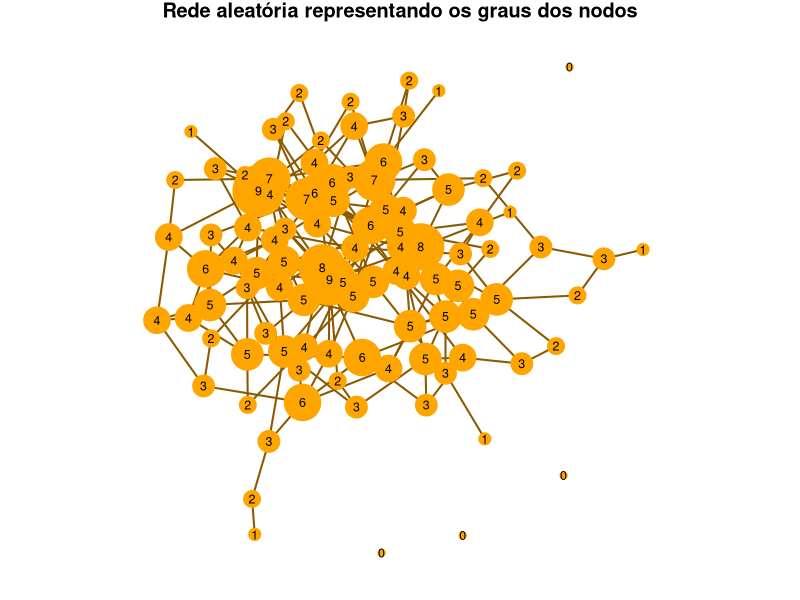
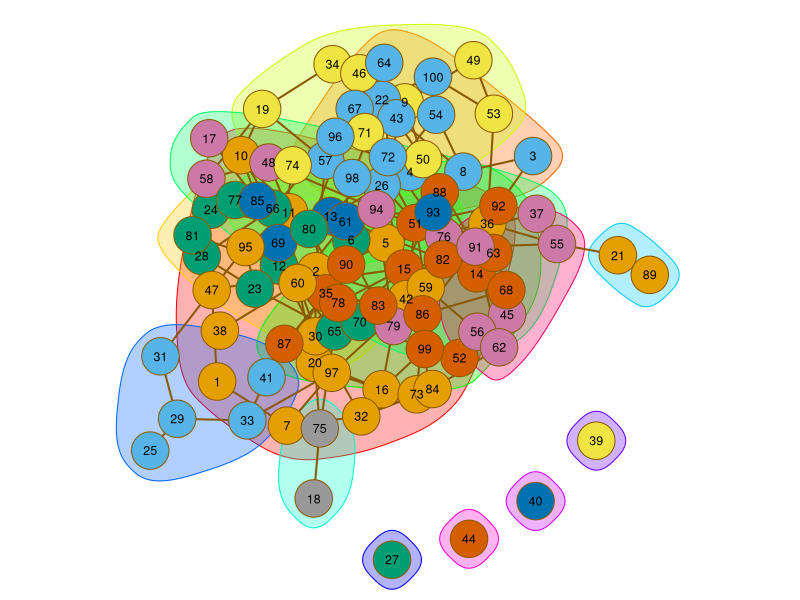
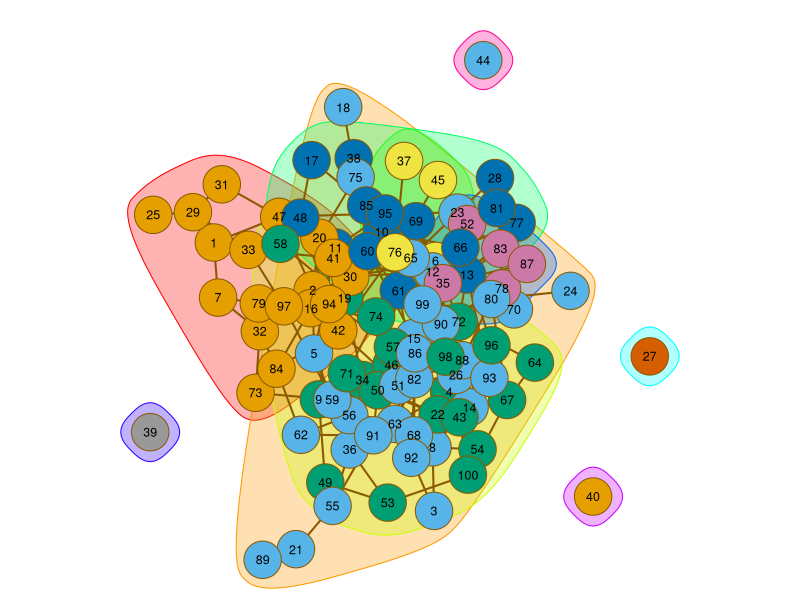
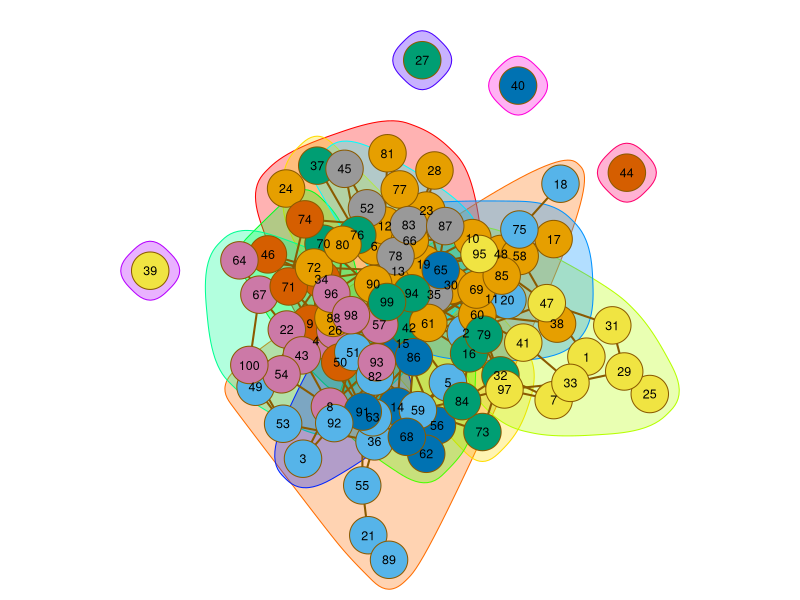
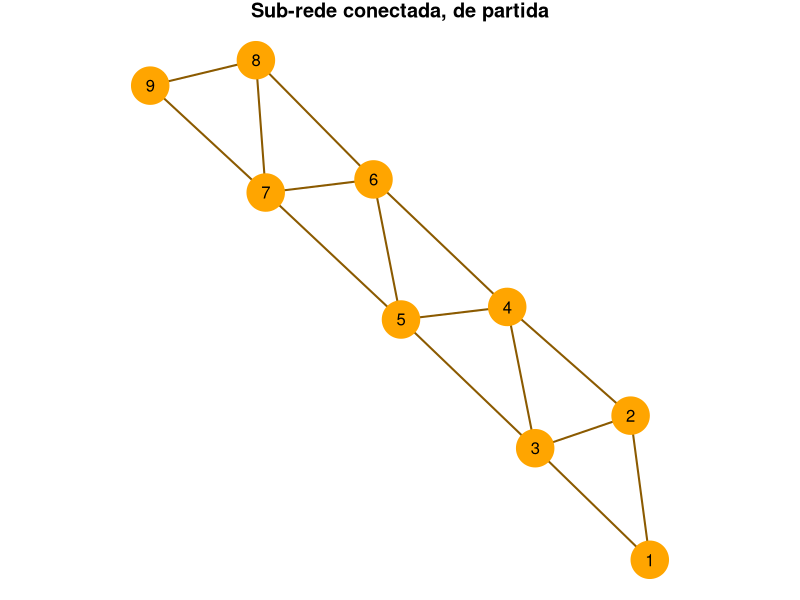
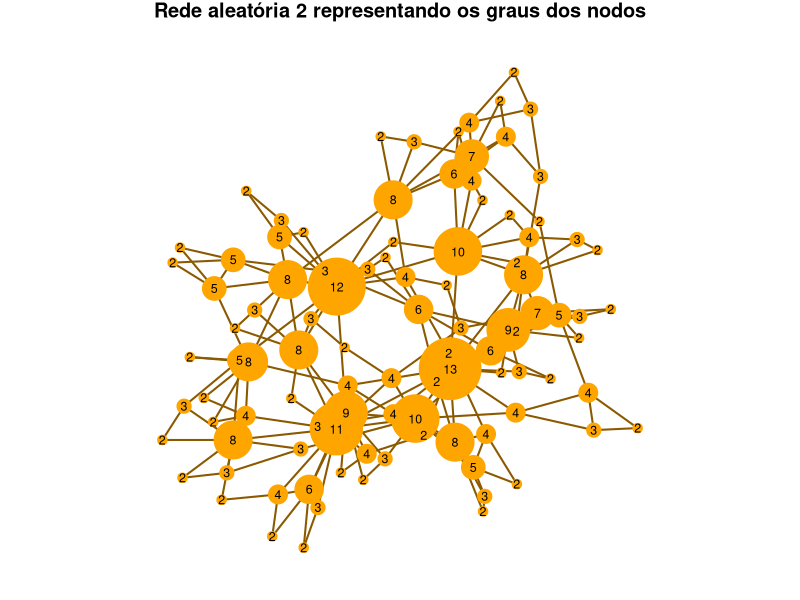
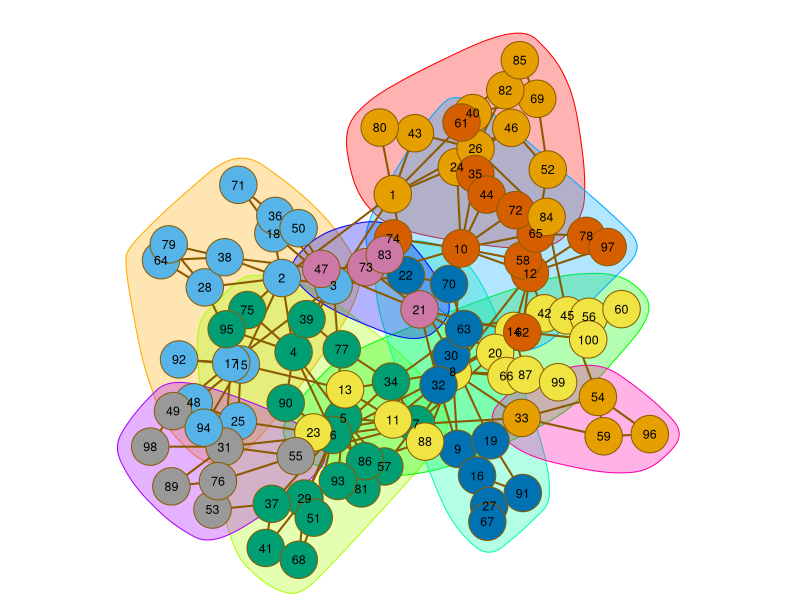
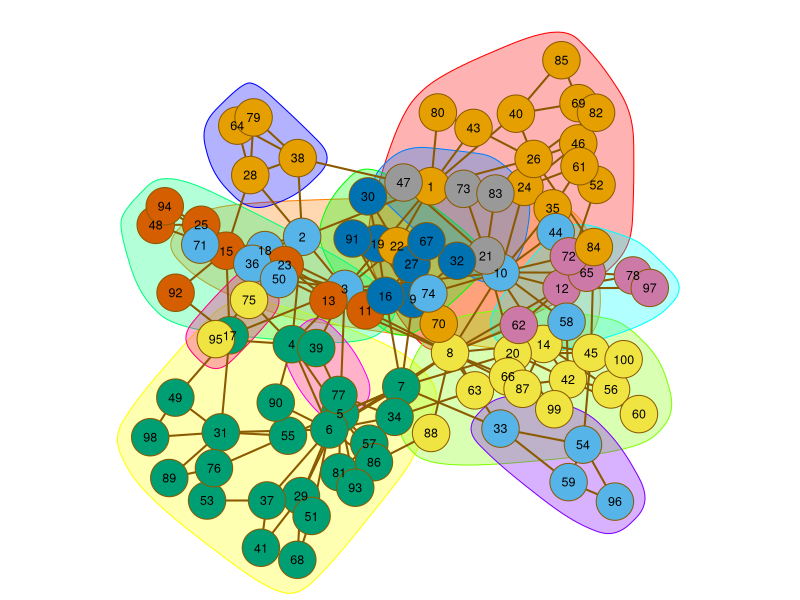

The R script that drew these images, in order:
## ---- chunk 1
knitr::opts_chunk$set(echo = TRUE)
library(knitr)
library(igraph)
## ---- chunk 2
set.seed(42)
graph1 <- sample_gnp(100, 0.04)
degrees <- degree(graph1, mode="all")
par(mar=c(0,0,1,0))
# Gráfico com grau
plot(graph1,  vertex.size=3+degrees*2, edge.color="orange4"
     , edge.width=2
     , vertex.label=degrees
     , vertex.label.cex=0.75
     , vertex.label.color="black"
     , vertex.label.family="sans"
     , vertex.frame.color="orange"
     , vertex.color = "orange"
     , main="Rede aleatória representando os graus dos nodos"
     )
## ---- chunk 3
# grau médio
mean(degree(graph1))
## ---- chunk 4
degree(graph1)
## ---- chunk 5
components(graph1)
## ---- chunk 6
# Associação de grau
assortativity_degree(graph1) 
## ---- chunk 7
knn(graph1)$knnk

## ---- chunk 8
# distância média
mean_distance(graph1)

log10(100)

#diâmetro
diameter(graph1)
## ---- chunk 9
# Coeficiente de clustering
transitivity(graph1, type="global")
## ---- chunk 10
min_cut(graph1, value.only = F)
## ---- chunk 11
sapply(cliques(graph1),length)

## ---- chunk 12
largest_cliques(graph1)
## ---- chunk 13
show.cluster <- function(g1, cl) {
  plot(cl, g1
          , edge.color="orange4"
          , edge.width=2
          , vertex.label.cex=0.75
          , vertex.label.color="black"
          , vertex.label.family="sans"
          , vertex.frame.color="orange4"
          )
  print(c("Número de clusters:", length(cl)))
  print("Tamanho dos clusters:")
  print(sizes(cl))
  print(c("modularidade:", modularity(cl)))
  print("Pertença a clusters:")
  membership(cl)
}
## ---- chunk 14
show.cluster(graph1, cluster_edge_betweenness(graph1))
## ---- chunk 15
set.seed(42)
show.cluster(graph1, cluster_label_prop(graph1))
## ---- chunk 16
show.cluster(graph1, cluster_fast_greedy(graph1))
## ---- chunk 17
set.seed(42)
rn2 <- graph(edge=c(1,2,1,3,2,3,3,4,3,5,4,5,5,6,5,7,6,7,7,8,7,9,8,9,2,4,4,6,6,8)
             ,n=100
             ,directed=F);
x = 9;
y = 15;
for (i in 1:91) {
  new <- floor(runif(1,min=1,max=x));
  nn <- neighbors(rn2,new);
  x = x+1;
  y = y+1;
  rn2 <- add_edges(rn2,c(new,x));
  newr <- runif(1);
  y = y+1;
  if (newr < 0.75) {
    new1 <- floor(runif(1,min=1,max=degree(rn2,new,mode="all")));
    rn2 <- add_edges(rn2,c(x,nn[new1]))}
  else {
    new2 <- new; 
    while (new==new2) new2<-floor(runif(1,min=1,max=x-1));
    rn2 <- add_edges(rn2,c(new2,x))};
}
## ---- chunk 18
set.seed(42)
plot(graph(edge=c(1,2,1,3,2,3,3,4,3,5,4,5,5,6,5,7,6,7,7,8,7,9,8,9,2,4,4,6,6,8),directed=F)
     , edge.color="orange4"
     , edge.width=2
     , vertex.label.color="black"
     , vertex.label.family="sans"
     , vertex.frame.color="orange"
     , vertex.color = "orange"
     , main="Sub-rede conectada, de partida")
## ---- chunk 19
set.seed(42)
degrees <- degree(rn2, mode="all")
par(mar=c(0,0,1,0))
# Gráfico com grau
plot(rn2,  vertex.size=degrees*2, edge.color="orange4"
     , edge.width=2
     , vertex.label=degrees
     , vertex.label.cex=0.75
     , vertex.label.color="black"
     , vertex.label.family="sans"
     , vertex.frame.color="orange"
     , vertex.color = "orange"
     , main="Rede aleatória 2 representando os graus dos nodos"
     )
## ---- chunk 20
# Grau médio
mean(degree(rn2))
## ---- chunk 21
# Conectividade
degree(rn2)
## ---- chunk 22
# Associação de grau
assortativity_degree(rn2) 
## ---- chunk 23
knn(rn2)$knnk
## ---- chunk 24
# Distância média
mean_distance(rn2)
## ---- chunk 25
log10(100)
## ---- chunk 26
# Diâmetro
diameter(rn2)
## ---- chunk 27
# Existência de triângulos
transitivity(rn2, type = "global")
## ---- chunk 28
set.seed(42)
min_cut(rn2, value.only = F)
## ---- chunk 29
sapply(cliques(rn2),length)

## ---- chunk 30
largest_cliques(rn2)
## ---- chunk 31
show.cluster(rn2, cluster_edge_betweenness(rn2))
## ---- chunk 32
set.seed(42)
show.cluster(rn2, cluster_label_prop(rn2))
## ---- chunk 33
show.cluster(rn2, cluster_fast_greedy(rn2))
## ---- chunk 34
print("Heterogeneidade da rede aleatória da Questão 1 (Erdös-Rénui com probabilidade uniforme):")
(heterogeneidade1 <- mean(degree(graph1)^2)/(mean(degree(graph1))^2)) # heterogeneidade da rede da questão 1

print("Heterogeneidade da rede aleatória da Questão 2 (Aleatória pelo Método de Random Walk)")
(heterogeneidade2 <- mean(degree(rn2)^2)/(mean(degree(rn2))^2)) # heterogeneidade da rede da questão 2
## ---- chunk 35
# Representações gráficas da distribuição dos graus dos nodos em cada uma das redes aleatórias:

plot(table(degree(graph1)), main="Distribuição de Grau na Rede Erdös-Rénui com Probabilidade Uniforme (Questão 1)", xlab = "Grau de Nodo", ylab = "Nº de Ocorrências na Rede")

plot(table(degree(rn2)), main="Distribuição de Grau na Rede Aleatória pelo Método de Random Walk (Questão 2)", xlab = "Grau de Nodo", ylab = "Nº de Ocorrências na Rede")
